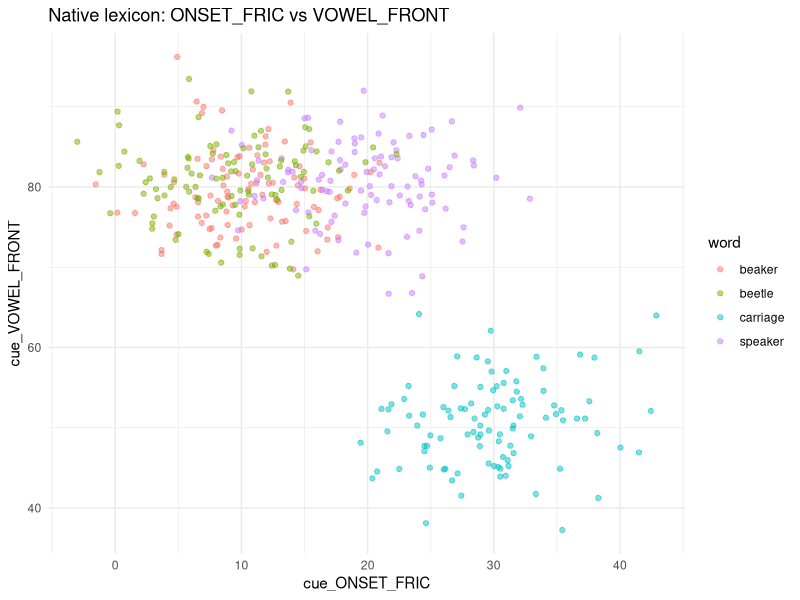
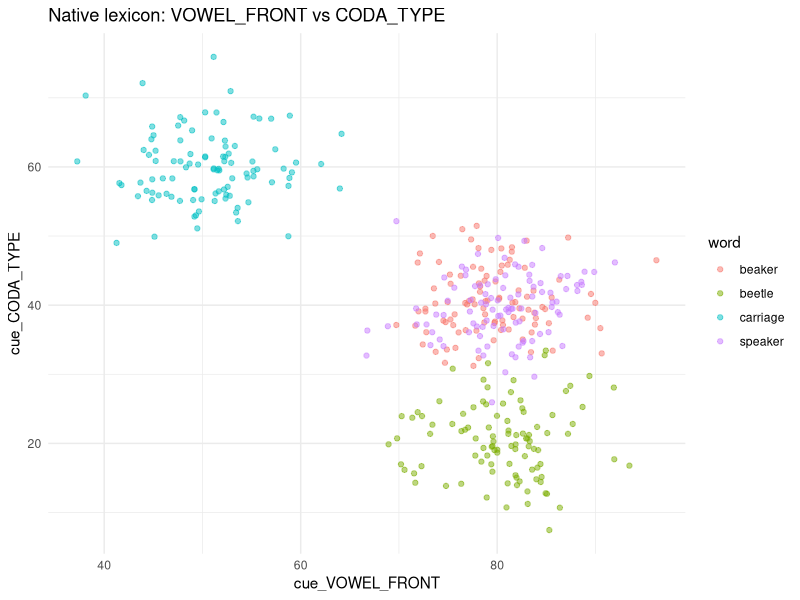
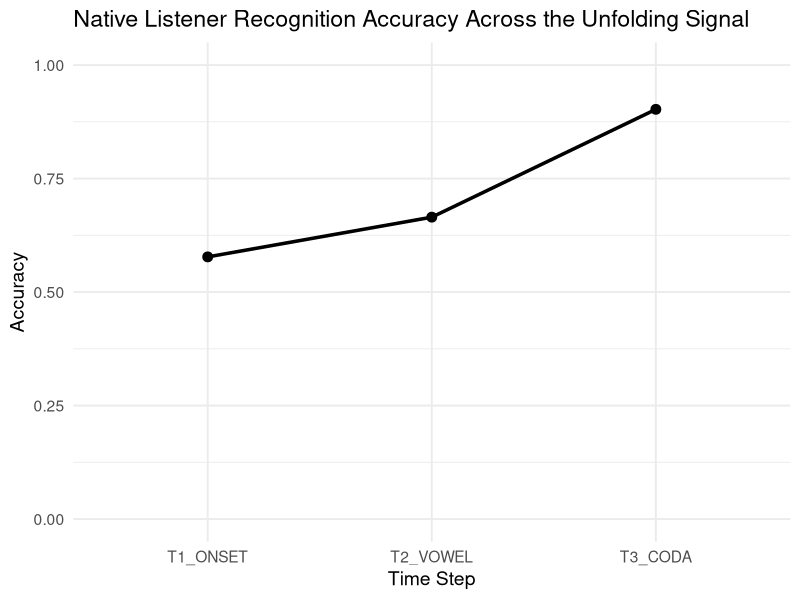
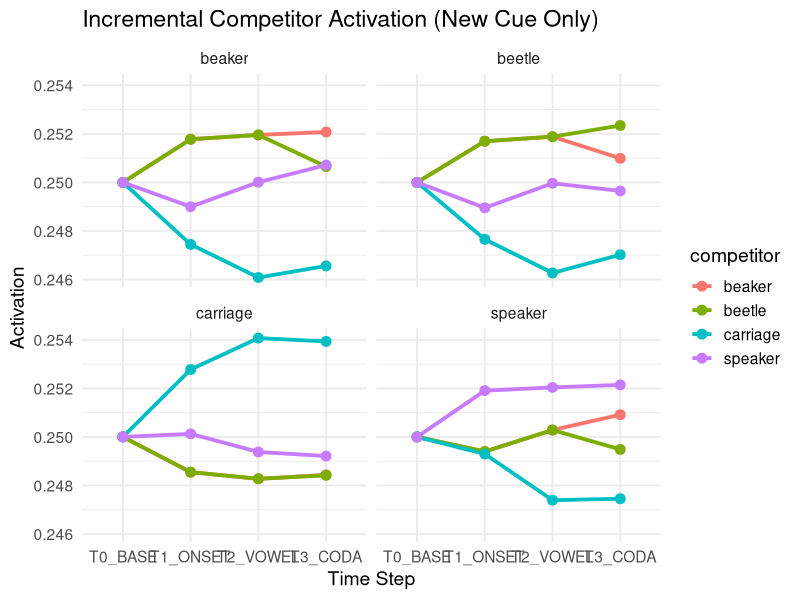
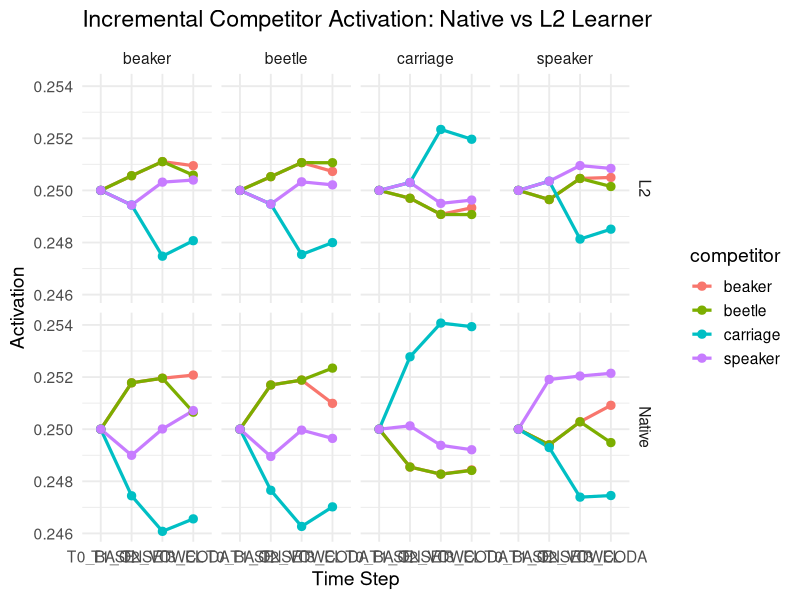
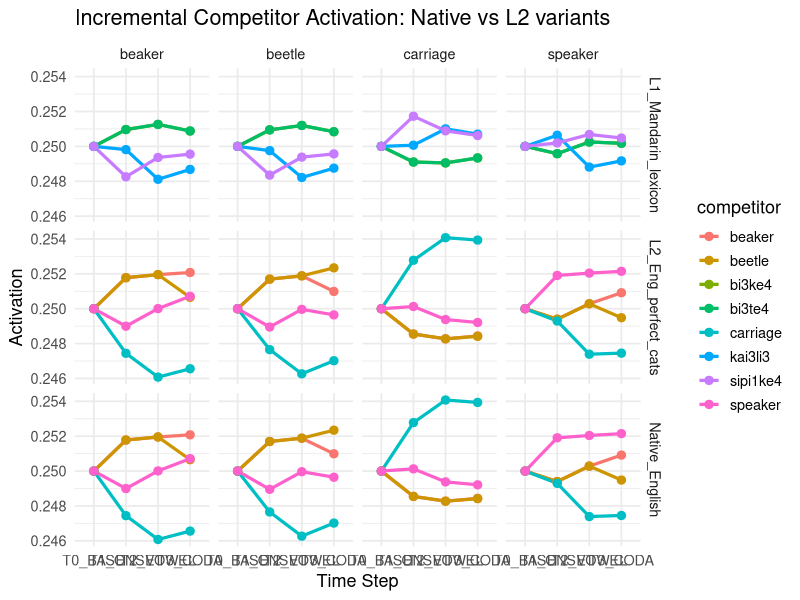

R code for these plots, in order: (Note: a time limit stopped this script after it produced the figures.)
## ---- chunk 1



## ---- chunk 2
library(tibble)
library(purrr)
library(dplyr)
library(ggplot2)


# --- Block 1: Native-English Lexicon for beaker / speaker / beetle / carriage ---

# Words in the lexicon
lex_words <- c("beaker", "speaker", "beetle", "carriage")

# Cue means for the *native* environment
cue_means_native <- list(
  ONSET_FRIC = c(  # presence/strength of /s/-like frication at onset
    beaker   = 10,
    speaker  = 20,
    beetle   = 10,
    carriage = 30
  ),
  VOWEL_FRONT = c( # vowel frontness/height (e.g., F2-ish)
    beaker   = 80,  # /i/
    speaker  = 80,  # /i/
    beetle   = 80,  # /i/
    carriage = 50   # /æ/ish
  ),
  CODA_TYPE = c(   # abstract scalar for coda identity
    beaker   = 40,  # /kər/
    speaker  = 40,  # /kər/
    beetle   = 20,  # /təl/
    carriage = 60   # /dʒ/
  )
)

# Cue standard deviations (how variable tokens are around their means)
cue_sds_native <- list(
  ONSET_FRIC = c(
    beaker   = 5,
    speaker  = 5,
    beetle   = 5,
    carriage = 5
  ),
  VOWEL_FRONT = c(
    beaker   = 5,
    speaker  = 5,
    beetle   = 5,
    carriage = 5
  ),
  CODA_TYPE = c(
    beaker   = 5,
    speaker  = 5,
    beetle   = 5,
    carriage = 5
  )
)

# Helper to sample tokens for one word across all cues
sample_word_tokens <- function(word, n_tokens, cue_means, cue_sds) {
  w <- as.character(word)  # make sure it's a plain string
  
  tibble(
    word = w,
    cue_ONSET_FRIC = rnorm(
      n_tokens,
      mean = cue_means$ONSET_FRIC[w],
      sd   = cue_sds$ONSET_FRIC[w]
    ),
    cue_VOWEL_FRONT = rnorm(
      n_tokens,
      mean = cue_means$VOWEL_FRONT[w],
      sd   = cue_sds$VOWEL_FRONT[w]
    ),
    cue_CODA_TYPE = rnorm(
      n_tokens,
      mean = cue_means$CODA_TYPE[w],
      sd   = cue_sds$CODA_TYPE[w]
    )
  )
}

# Main function: generate native lexicon
make_beaker_lexicon_native <- function(n_tokens_per_word = 100, seed = NULL) {
  if (!is.null(seed)) set.seed(seed)
  
  lex <- map_dfr(
    lex_words,
    ~sample_word_tokens(.x, n_tokens_per_word, cue_means_native, cue_sds_native)
  )
  
  lex$id <- seq_len(nrow(lex))  # optional unique ID per token
  
  lex
}

# Example: build a native lexicon
lex_native <- make_beaker_lexicon_native(n_tokens_per_word = 100, seed = 123)

head(lex_native)
View(lex_native)
## ---- chunk 3


ggplot(lex_native, aes(cue_ONSET_FRIC, cue_VOWEL_FRONT, color = word)) +
  geom_point(alpha = 0.5) +
  theme_minimal() +
  labs(title = "Native lexicon: ONSET_FRIC vs VOWEL_FRONT")

ggplot(lex_native, aes(cue_VOWEL_FRONT, cue_CODA_TYPE, color = word)) +
  geom_point(alpha = 0.5) +
  theme_minimal() +
  labs(title = "Native lexicon: VOWEL_FRONT vs CODA_TYPE")

## ---- chunk 4

library(dplyr)
library(purrr)

# --- Block 2: Define the time schedule over cues ---

# Each time_step maps to the cue_* columns that are available at that time.
# You can add more cues later (e.g., "cue_SOMETHING_ELSE") and include them in the vectors.
time_schedule <- list(
  T1_ONSET = c("cue_ONSET_FRIC"),
  T2_VOWEL = c("cue_ONSET_FRIC", "cue_VOWEL_FRONT"),
  T3_CODA  = c("cue_ONSET_FRIC", "cue_VOWEL_FRONT", "cue_CODA_TYPE")
)

# --- Helper: expand a lexicon into time-stamped snapshots with masked cues ---

expand_lexicon_over_time <- function(lex_df, time_schedule) {
  # detect all cue columns generically
  cue_cols <- grep("^cue_", names(lex_df), value = TRUE)
  
  # for each time step, create a version of lex_df with only some cues visible
  imap_dfr(time_schedule, ~{
    step_name <- .y        # e.g. "T1_ONSET"
    visible_cues <- .x     # e.g. c("cue_ONSET_FRIC", "cue_VOWEL_FRONT")
    
    lex_step <- lex_df
    lex_step$time_step <- step_name
    
    # any cue not in visible_cues is hidden (set to NA)
    mask_cols <- setdiff(cue_cols, visible_cues)
    lex_step[mask_cols] <- lapply(lex_step[mask_cols], function(x) NA_real_)
    
    lex_step
  })
}

# --- Apply to your native lexicon from Block 1 ---

# assumes you already have lex_native from Block 1
# lex_native <- make_beaker_lexicon_native(n_tokens_per_word = 100, seed = 123)

lex_native_time <- expand_lexicon_over_time(lex_native, time_schedule)

head(lex_native_time)

View(lex_native_time)
## ---- chunk 5
define_learner_priors_beaker <- function(
  words = lex_words,
  cues  = c("ONSET_FRIC", "VOWEL_FRONT", "CODA_TYPE"),
  cue_means = cue_means_native,
  cue_sds   = cue_sds_native
) {
  prior_list <- list()
  
  for (cue in cues) {
    # for this cue, create a named list of (mean, sd) per word
    cue_priors <- setNames(
      lapply(words, function(w) {
        list(
          mean = cue_means[[cue]][[w]],
          sd   = cue_sds[[cue]][[w]]
        )
      }),
      words
    )
    prior_list[[cue]] <- cue_priors
  }
  
  prior_list
}

# Label map: each word maps 1:1 to its own internal category
make_identity_label_map <- function(words) {
  setNames(
    lapply(words, function(w) {
      # internal category name same as word, weight 1
      setNames(1, w)
    }),
    words
  )
}


init_learner_beaker_native <- function(
  priors,
  attention = NULL,
  learning_rate = 0,   # 0 = static, no learning
  beta = 0
) {
  # infer cues & words from priors
  cue_names <- names(priors)
  words <- names(priors[[1]])
  
  # default: equal attention over cues if not provided
  if (is.null(attention)) {
    attention <- setNames(rep(1 / length(cue_names), length(cue_names)), cue_names)
  }
  
  # empty history structure (optional but useful)
  empty_history <- data.frame(
    trial        = integer(),
    pred         = character(),
    true         = character(),
    correct      = logical(),
    accuracy_num = numeric(),
    env          = character(),
    stringsAsFactors = FALSE
  )
  
  # add cue_ and attention_ columns to history
  for (cue in cue_names) {
    empty_history[[paste0("cue_", cue)]]       <- numeric()
    empty_history[[paste0("attention_", cue)]] <- numeric()
  }
  
  learner <- list(
    attention       = attention,
    learning_rate   = learning_rate,
    beta            = beta,
    categories      = priors,
    label_map       = make_identity_label_map(words),
    history         = empty_history,
    recent_accuracy = numeric(),
    # stub params, in case you ever reuse update_learner_general()
    explore_rate    = 0,
    update_rigidity = 1,
    adapt_threshold = 0
  )
  
  learner
}


priors_native <- define_learner_priors_beaker()
str(priors_native, max.level = 2)
## ---- chunk 6
# Define native priors from Block 1 cue means
priors_native <- define_learner_priors_beaker()

# Example attention: equal over cues for now
attention_native <- c(
  ONSET_FRIC  = 1/3,
  VOWEL_FRONT = 1/3,
  CODA_TYPE   = 1/3
)

learner_native <- init_learner_beaker_native(
  priors    = priors_native,
  attention = attention_native,
  learning_rate = 0,  # static listener (no adaptation)
  beta = 0
)

str(learner_native, max.level = 2)
## ---- chunk 7
# --- Simple static recognizer: likelihood + prediction ---

gauss_likelihood <- function(x, mean, sd) {
  dnorm(x, mean = mean, sd = sd)
}

`%||%` <- function(a, b) if (!is.null(a)) a else b

predict_label_general <- function(learner, cue_values) {
  cue_names <- names(cue_values)
  scores <- list()  # category-level scores
  
  # 1. Accumulate evidence for each internal category
  for (cue in cue_names) {
    if (!is.na(cue_values[[cue]]) && cue %in% names(learner$categories)) {
      for (cat in names(learner$categories[[cue]])) {
        cat_info <- learner$categories[[cue]][[cat]]
        lik <- gauss_likelihood(cue_values[[cue]], cat_info$mean, cat_info$sd)
        scores[[cat]] <- (scores[[cat]] %||% 0) +
          learner$attention[[cue]] * log(lik + 1e-10)
      }
    }
  }
  
  # 2. Map category scores to word labels using label_map
  label_scores <- setNames(
    numeric(length(learner$label_map)),
    names(learner$label_map)
  )
  
  for (label in names(label_scores)) {
    for (cat in names(learner$label_map[[label]])) {
      if (!is.null(scores[[cat]])) {
        label_scores[label] <- label_scores[label] +
          learner$label_map[[label]][[cat]] * scores[[cat]]
      }
    }
  }
  
  # 3. Return the best label
  names(which.max(label_scores))
}
## ---- chunk 8
# --- Quick test: predict for one token at T1 and T3 ---

# Take one example token at each time step
example_T1 <- lex_native_time %>%
  dplyr::filter(time_step == "T1_ONSET") %>%
  dplyr::slice(1)

example_T3 <- lex_native_time %>%
  dplyr::filter(time_step == "T3_CODA") %>%
  dplyr::slice(1)

# Build cue_values lists with names matching learner$categories
cue_values_T1 <- list(
  ONSET_FRIC  = example_T1$cue_ONSET_FRIC,
  VOWEL_FRONT = example_T1$cue_VOWEL_FRONT,  # will be NA at T1
  CODA_TYPE   = example_T1$cue_CODA_TYPE     # NA at T1
)

cue_values_T3 <- list(
  ONSET_FRIC  = example_T3$cue_ONSET_FRIC,
  VOWEL_FRONT = example_T3$cue_VOWEL_FRONT,
  CODA_TYPE   = example_T3$cue_CODA_TYPE
)

# Model predictions
predict_label_general(learner_native, cue_values_T1)
predict_label_general(learner_native, cue_values_T3)
## ---- chunk 9

# --- Block 4: Evaluate native listener over unfolding cues ---

# Helper: convert tibble row to a cue-value list
extract_cue_values <- function(row) {
  cue_cols <- grep("^cue_", names(row), value = TRUE)
  x <- as.list(row[cue_cols])
  
  # strip "cue_" prefix → learner expects names like "ONSET_FRIC"
  names(x) <- gsub("^cue_", "", names(x))
  
  x
}

# Apply predict_label_general to every token
evaluate_lexicon <- function(learner, lex_df) {
  lex_df %>%
    rowwise() %>%
    mutate(
      pred = predict_label_general(
        learner,
        extract_cue_values(cur_data())
      ),
      correct = pred == word,
      accuracy_num = as.numeric(correct)
    ) %>%
    ungroup()
}

# Run it
lex_eval <- evaluate_lexicon(learner_native, lex_native_time)

head(lex_eval)



## ---- chunk 10

accuracy_by_time <- lex_eval %>%
  group_by(time_step) %>%
  summarize(accuracy = mean(accuracy_num), .groups = "drop")

accuracy_by_time

## ---- chunk 11
ggplot(accuracy_by_time, aes(x = time_step, y = accuracy, group = 1)) +
  geom_line(size = 1.2) +
  geom_point(size = 3) +
  ylim(0, 1) +
  theme_minimal(base_size = 14) +
  labs(
    title = "Native Listener Recognition Accuracy Across the Unfolding Signal",
    x = "Time Step",
    y = "Accuracy"
  )



## ---- chunk 12
library(tidyr)

# ============================================================
# Block 5 — Incremental Activation (TRACE-lite model)
# ============================================================

library(dplyr)
library(tidyr)
library(purrr)

# ---- 5A. Identify which cue is added at each time step ----

new_cue_for_step <- function(time_step, time_schedule) {
  this <- time_schedule[[time_step]]
  
  # find previous step's visible cues
  steps <- names(time_schedule)
  idx <- match(time_step, steps)
  
  if (idx == 1) {
    previous <- character(0)
  } else {
    previous <- time_schedule[[steps[idx - 1]]]
  }
  
  setdiff(this, previous)
}

cue_unveil <- map_chr(names(time_schedule), ~ new_cue_for_step(.x, time_schedule))
cue_unveil

compute_newcue_evidence <- function(learner, token_row, new_cue) {
  
  cue_value <- token_row[[new_cue]]
  
  # If masked → uniform evidence
  if (is.na(cue_value)) {
    words <- names(learner$label_map)
    return(setNames(rep(1 / length(words), length(words)), words))
  }
  
  cue_clean <- sub("^cue_", "", new_cue)
  
  liks <- map_dbl(learner$categories[[cue_clean]], function(cat_info) {
    dnorm(cue_value, mean = cat_info$mean, sd = cat_info$sd)
  })
  
  softmax <- function(x) exp(x) / sum(exp(x))
  softmax(liks)
}

update_activation <- function(prev, new, alpha = 0.3) {
  (1 - alpha) * prev + alpha * new
}

compute_incremental_activations <- function(learner, lex_df, alpha = 0.3) {
  
  words <- names(learner$label_map)
  steps <- names(time_schedule)
  
  out <- list()
  
  for (i in seq_len(nrow(lex_df))) {
    token <- lex_df[i, ]
    true_word <- token$word
    tid <- token$id
    
    # start uniform (nothing heard yet)
    prev_act <- setNames(rep(1 / length(words), length(words)), words)
    
    # ---------- NEW: T0 baseline row ----------
    out[[length(out) + 1]] <- tibble(
      word       = true_word,
      token_id   = tid,
      time_step  = "T0_BASE",
      competitor = names(prev_act),
      activation = as.numeric(prev_act)
    )
    # ------------------------------------------
    
    for (s in steps) {
      # find the cue that "unlocks" at this time step
      newcue_col <- new_cue_for_step(s, time_schedule)
      
      # compute new evidence
      ev <- compute_newcue_evidence(learner, token, newcue_col)
      
      # blend incremental activation
      updated <- update_activation(prev_act, ev, alpha = alpha)
      
      # store row
      out[[length(out) + 1]] <- tibble(
        word       = true_word,
        token_id   = tid,
        time_step  = s,
        competitor = names(updated),
        activation = as.numeric(updated)
      )
      
      prev_act <- updated
    }
  }
  
  bind_rows(out)
}

# Run it
activations_native <- compute_incremental_activations(
  learner = learner_native,
  lex_df = lex_native_time,
  alpha = 0.3
)

head(activations_native)
## ---- chunk 13

activ_summary <- activations_native %>%
  group_by(word, time_step, competitor) %>%
  summarize(mean_act = mean(activation), .groups = "drop")

ggplot(
  activ_summary,
  aes(x = time_step, y = mean_act, color = competitor, group = competitor)
) +
  geom_line(size = 1.3) +
  geom_point(size = 3) +
  theme_minimal(base_size = 14) +
  labs(
    title = "Incremental Competitor Activation (New Cue Only)",
    x = "Time Step",
    y = "Activation"
  )+facet_wrap(word~.)


## ---- chunk 14
# ============================================================
# Block 6 — Non-native learner & comparison
# ============================================================

# ---- 6A. Define L2 priors (noisier / less informative) ----

# Start from native means and tweak
cue_means_L2 <- cue_means_native

# Make onset frication less diagnostic for /s/
# (beaker & speaker closer; carriage not as extreme)
cue_means_L2$ONSET_FRIC["beaker"]   <- 15
cue_means_L2$ONSET_FRIC["speaker"]  <- 18
cue_means_L2$ONSET_FRIC["beetle"]   <- 15
cue_means_L2$ONSET_FRIC["carriage"] <- 18

# Make coda cues noisier (L2 listener struggles with final consonant)
cue_sds_L2 <- cue_sds_native
cue_sds_L2$CODA_TYPE[] <- 15  # big variance for all words

# Build L2 priors with these means/SDs
priors_L2 <- define_learner_priors_beaker(
  words    = lex_words,
  cues     = c("ONSET_FRIC", "VOWEL_FRONT", "CODA_TYPE"),
  cue_means = cue_means_L2,
  cue_sds   = cue_sds_L2
)

# ---- 6B. L2 learner: attention profile different from native ----

attention_L2 <- c(
  ONSET_FRIC  = 0.2,  # pays *less* attention to onset
  VOWEL_FRONT = 0.6,  # over-relies on vowel
  CODA_TYPE   = 0.2   # under-uses coda
)

learner_L2 <- init_learner_beaker_native(
  priors    = priors_L2,
  attention = attention_L2,
  learning_rate = 0,  # still static
  beta = 0
)

# ---- 6C. Compute incremental activations for L2 learner ----

activations_L2 <- compute_incremental_activations(
  learner = learner_L2,
  lex_df  = lex_native_time,
  alpha   = 0.3
)

# Tag each set with learner type
activations_native <- activations_native %>%
  mutate(learner = "Native")

activations_L2 <- activations_L2 %>%
  mutate(learner = "L2")

activ_all <- bind_rows(activations_native, activations_L2)

# ---- 6D. Summarize and plot comparison ----

activ_summary_all <- activ_all %>%
  group_by(learner, word, time_step, competitor) %>%
  summarize(mean_act = mean(activation), .groups = "drop")

ggplot(
  activ_summary_all,
  aes(x = time_step, y = mean_act, color = competitor, group = competitor)
) +
  geom_line(size = 1.1) +
  geom_point(size = 2.5) +
  theme_minimal(base_size = 14) +
  labs(
    title = "Incremental Competitor Activation: Native vs L2 Learner",
    x = "Time Step",
    y = "Activation"
  ) +
  facet_grid(learner ~ word)
## ---- chunk 15
# ============================================================
# Block 6 — Two L2 learner types and comparison
# ============================================================

# ---- 6A. L2-English: perfect categories, bad vowel attention ----

# Same priors as native (perfect categories)
# -> we reuse `priors_native`

attention_L2_Eng <- c(
  ONSET_FRIC  = 0.45,  # over-weights onset
  VOWEL_FRONT = 0.10,  # under-uses vowel
  CODA_TYPE   = 0.45   # over-weights coda
)

learner_L2_Eng <- init_learner_beaker_native(
  priors        = priors_native,
  attention     = attention_L2_Eng,
  learning_rate = 0,
  beta          = 0
)

activations_L2_Eng <- compute_incremental_activations(
  learner = learner_L2_Eng,
  lex_df  = lex_native_time,
  alpha   = 0.3
)


# ---- 6B. Mandarin-lexicon listener (Mandarin-ish forms) ----

# Internal lexicon: plausible Mandarin-style forms
mandarin_words <- c("bi3ke4", "sipi1ke4", "bi3te4", "kai3li3")

# Mandarin-shaped cue means (still in your abstract cue space)
cue_means_mandarin <- list(
  ONSET_FRIC = c(
    bi3ke4   = 12,  # ~b-
    sipi1ke4 = 25,  # s+p cluster-ish
    bi3te4   = 12,
    kai3li3  = 18
  ),
  VOWEL_FRONT = c(
    bi3ke4   = 78,  # high/front-ish
    sipi1ke4 = 78,
    bi3te4   = 78,
    kai3li3  = 60   # lower/more central
  ),
  CODA_TYPE = c(
    bi3ke4   = 35,
    sipi1ke4 = 35,
    bi3te4   = 35,
    kai3li3  = 35   # collapsed: no strong coda contrast
  )
)

cue_sds_mandarin <- list(
  ONSET_FRIC = c(
    bi3ke4   = 7,
    sipi1ke4 = 7,
    bi3te4   = 7,
    kai3li3  = 7
  ),
  VOWEL_FRONT = c(
    bi3ke4   = 6,
    sipi1ke4 = 6,
    bi3te4   = 6,
    kai3li3  = 8
  ),
  CODA_TYPE = c(
    bi3ke4   = 20,
    sipi1ke4 = 20,
    bi3te4   = 20,
    kai3li3  = 20    # very noisy codas
  )
)

priors_mandarin <- define_learner_priors_beaker(
  words     = mandarin_words,
  cues      = c("ONSET_FRIC", "VOWEL_FRONT", "CODA_TYPE"),
  cue_means = cue_means_mandarin,
  cue_sds   = cue_sds_mandarin
)

attention_mandarin <- c(
  ONSET_FRIC  = 0.4,
  VOWEL_FRONT = 0.4,
  CODA_TYPE   = 0.2
)

learner_mandarin <- init_learner_beaker_native(
  priors        = priors_mandarin,
  attention     = attention_mandarin,
  learning_rate = 0,
  beta          = 0
)

activations_mandarin <- compute_incremental_activations(
  learner = learner_mandarin,
  lex_df  = lex_native_time,  # English tokens as input
  alpha   = 0.3
)


# ---- 6C. Combine all learners and plot ----

activations_native_labeled <- activations_native %>%
  mutate(learner = "Native_English")

activations_L2_Eng_labeled <- activations_L2_Eng %>%
  mutate(learner = "L2_Eng_perfect_cats")

activations_mandarin_labeled <- activations_mandarin %>%
  mutate(learner = "L1_Mandarin_lexicon")

activ_all <- bind_rows(
  activations_native_labeled,
  activations_L2_Eng_labeled,
  activations_mandarin_labeled
)

activ_summary_all <- activ_all %>%
  mutate(
    time_step = factor(
      time_step,
      levels = c("T0_BASE", names(time_schedule))
    )
  ) %>%
  group_by(learner, word, time_step, competitor) %>%
  summarize(mean_act = mean(activation), .groups = "drop")

ggplot(
  activ_summary_all,
  aes(x = time_step, y = mean_act, color = competitor, group = competitor)
) +
  geom_line(size = 1.1) +
  geom_point(size = 2.5) +
  theme_minimal(base_size = 13) +
  labs(
    title = "Incremental Competitor Activation: Native vs L2 variants",
    x = "Time Step",
    y = "Activation"
  ) +
  facet_grid(learner ~ word)

## ---- chunk 16
# ------------------------------------------------------------
# 6B. L2 type 2: Mandarin lexical entries (no English words)
# ------------------------------------------------------------

# Internal lexicon: pretend the learner only has these Mandarin words
mandarin_words <- c("zhou1", "jiu1", "qiu1", "shou1")

# For now, reuse the *numeric* cue means/SDs, but assign them to Mandarin labels.
# You can later tweak these to be more Mandarin-like.
cue_means_Mandarin <- list(
  ONSET_FRIC = setNames(
    as.numeric(cue_means_native$ONSET_FRIC),
    mandarin_words
  ),
  VOWEL_FRONT = setNames(
    as.numeric(cue_means_native$VOWEL_FRONT),
    mandarin_words
  ),
  CODA_TYPE = setNames(
    as.numeric(cue_means_native$CODA_TYPE),
    mandarin_words
  )
)

cue_sds_Mandarin <- list(
  ONSET_FRIC = setNames(
    as.numeric(cue_sds_native$ONSET_FRIC),
    mandarin_words
  ),
  VOWEL_FRONT = setNames(
    as.numeric(cue_sds_native$VOWEL_FRONT),
    mandarin_words
  ),
  CODA_TYPE = setNames(
    as.numeric(cue_sds_native$CODA_TYPE),
    mandarin_words
  )
)

# Optionally: make these categories a bit "messed up"
# e.g., more overlap and noisier codas
cue_means_Mandarin$ONSET_FRIC[] <- mean(cue_means_Mandarin$ONSET_FRIC)  # collapse onset
cue_sds_Mandarin$CODA_TYPE[]    <- 15                                   # noisy codas

# Define priors for Mandarin lexicon
define_learner_priors_mandarin <- function(
  words = mandarin_words,
  cues  = c("ONSET_FRIC", "VOWEL_FRONT", "CODA_TYPE"),
  cue_means = cue_means_Mandarin,
  cue_sds   = cue_sds_Mandarin
) {
  prior_list <- list()
  
  for (cue in cues) {
    cue_priors <- setNames(
      lapply(words, function(w) {
        list(
          mean = cue_means[[cue]][[w]],
          sd   = cue_sds[[cue]][[w]]
        )
      }),
      words
    )
    prior_list[[cue]] <- cue_priors
  }
  
  prior_list
}

priors_Mandarin <- define_learner_priors_mandarin()

# Attention for Mandarin learner (you can tune this)
attention_Mandarin <- c(
  ONSET_FRIC  = 0.3,
  VOWEL_FRONT = 0.4,
  CODA_TYPE   = 0.3
)

learner_L2_Mandarin <- init_learner_beaker_native(
  priors        = priors_Mandarin,
  attention     = attention_Mandarin,
  learning_rate = 0,
  beta          = 0
)

# Incremental activations (note: competitor = Mandarin words)
activations_L2_Mandarin <- compute_incremental_activations(
  learner = learner_L2_Mandarin,
  lex_df  = lex_native_time,
  alpha   = 0.3
) %>%
  mutate(learner = "L2_Mandarin")

# Combine with native for comparison
activ_all_2 <- bind_rows(activations_native_tagged, activations_L2_Mandarin)

activ_summary_2 <- activ_all_2 %>%
  group_by(learner, word, time_step, competitor) %>%
  summarize(mean_act = mean(activation), .groups = "drop")

ggplot(
  activ_summary_2,
  aes(x = time_step, y = mean_act, color = competitor, group = competitor)
) +
  geom_line(size = 1.1) +
  geom_point(size = 2.5) +
  theme_minimal(base_size = 14) +
  labs(
    title = "Incremental Activation: Native English vs L2 with Mandarin Lexicon",
    x = "Time Step",
    y = "Activation"
  ) +
  facet_grid(learner ~ word)


## ---- chunk 17
# ============================================================
# Block 7 — Mandarin tonal words: English vs Native Mandarin
# ============================================================

# Idea:
# - New lexicon: Mandarin-style minimal set differing mainly in "tone"
#   We reuse CODA_TYPE as a "TONE" dimension here.
# - Same 3 cues:
#   ONSET_FRIC  ~ onset-ish
#   VOWEL_FRONT ~ segmental vowel quality
#   CODA_TYPE   ~ TONE (late, most informative cue)
#
# - lex_mand_time: Mandarin tokens unfolding over T1 (onset), T2 (vowel),
#                  T3 (tone-as-coda).
# - Two listeners:
#   (1) English listener on Mandarin words: under-uses tone.
#   (2) Native Mandarin listener: strongly uses tone.

# ---- 7A. Define Mandarin tonal lexicon in cue space ----

mand_words <- c("bi1", "bi2", "bi3", "bi4")

cue_means_mand_tone <- list(
  ONSET_FRIC = c(
    bi1 = 10,
    bi2 = 10,
    bi3 = 10,
    bi4 = 10    # same onset across tones
  ),
  VOWEL_FRONT = c(
    bi1 = 80,
    bi2 = 80,
    bi3 = 80,
    bi4 = 80    # same segmental vowel
  ),
  CODA_TYPE = c(
    bi1 = 20,   # use this as a "tone" cue
    bi2 = 40,
    bi3 = 60,
    bi4 = 80
  )
)

cue_sds_mand_tone <- list(
  ONSET_FRIC = c(
    bi1 = 5,
    bi2 = 5,
    bi3 = 5,
    bi4 = 5
  ),
  VOWEL_FRONT = c(
    bi1 = 5,
    bi2 = 5,
    bi3 = 5,
    bi4 = 5
  ),
  CODA_TYPE = c(
    bi1 = 5,
    bi2 = 5,
    bi3 = 5,
    bi4 = 5
  )
)

# Build Mandarin tonal lexicon using the same sampler
make_mandarin_tone_lexicon <- function(n_tokens_per_word = 100, seed = NULL) {
  if (!is.null(seed)) set.seed(seed)
  
  lex <- map_dfr(
    mand_words,
    ~sample_word_tokens(.x, n_tokens_per_word,
                        cue_means = cue_means_mand_tone,
                        cue_sds   = cue_sds_mand_tone)
  )
  lex$id <- seq_len(nrow(lex))
  lex
}

lex_mand <- make_mandarin_tone_lexicon(n_tokens_per_word = 100, seed = 456)

lex_mand_time <- expand_lexicon_over_time(lex_mand, time_schedule)

# Optional quick sanity check:
# head(lex_mand_time)


# ---- 7B. Native Mandarin listener: strong tone use ----

priors_mand_native <- define_learner_priors_beaker(
  words     = mand_words,
  cues      = c("ONSET_FRIC", "VOWEL_FRONT", "CODA_TYPE"),
  cue_means = cue_means_mand_tone,
  cue_sds   = cue_sds_mand_tone
)

attention_mand_native <- c(
  ONSET_FRIC  = 0.2,
  VOWEL_FRONT = 0.2,
  CODA_TYPE   = 0.6   # tone-weighted
)

learner_mand_native <- init_learner_beaker_native(
  priors        = priors_mand_native,
  attention     = attention_mand_native,
  learning_rate = 0,
  beta          = 0
)

activ_mand_native <- compute_incremental_activations(
  learner = learner_mand_native,
  lex_df  = lex_mand_time,
  alpha   = 0.3
) %>%
  mutate(learner = "Mandarin_native")


# ---- 7C. English listener on Mandarin words: weak tone use ----

# Here: same *means* (they hear acoustic differences),
# but they don't treat "tone" as a stable linguistic cue:
#   - Tone dimension very noisy
#   - Very low attention to CODA_TYPE

cue_means_Eng_on_Mand <- cue_means_mand_tone

cue_sds_Eng_on_Mand <- cue_sds_mand_tone
cue_sds_Eng_on_Mand$CODA_TYPE[] <- 25  # very noisy tone estimates

priors_Eng_on_Mand <- define_learner_priors_beaker(
  words     = mand_words,
  cues      = c("ONSET_FRIC", "VOWEL_FRONT", "CODA_TYPE"),
  cue_means = cue_means_Eng_on_Mand,
  cue_sds   = cue_sds_Eng_on_Mand
)

attention_Eng_on_Mand <- c(
  ONSET_FRIC  = 0.45,
  VOWEL_FRONT = 0.45,
  CODA_TYPE   = 0.10  # heavily under-weights tone
)

learner_Eng_on_Mand <- init_learner_beaker_native(
  priors        = priors_Eng_on_Mand,
  attention     = attention_Eng_on_Mand,
  learning_rate = 0,
  beta          = 0
)

activ_Eng_on_Mand <- compute_incremental_activations(
  learner = learner_Eng_on_Mand,
  lex_df  = lex_mand_time,
  alpha   = 0.3
) %>%
  mutate(learner = "English_listener_on_Mandarin")


# ---- 7D. Summarize & plot Mandarin tonal competition ----

activ_mand_all <- bind_rows(
  activ_mand_native,
  activ_Eng_on_Mand
)

activ_mand_summary <- activ_mand_all %>%
  mutate(
    time_step = factor(
      time_step,
      levels = c("T0_BASE", names(time_schedule))
    )
  ) %>%
  group_by(learner, word, time_step, competitor) %>%
  summarize(mean_act = mean(activation), .groups = "drop")

ggplot(
  activ_mand_summary,
  aes(x = time_step, y = mean_act, color = competitor, group = competitor)
) +
  geom_line(size = 1.1) +
  geom_point(size = 2.5) +
  theme_minimal(base_size = 13) +
  labs(
    title = "Mandarin Tonal Words: English vs Native Mandarin Listener",
    x = "Time Step",
    y = "Activation"
  ) +
  facet_grid(learner ~ word)





## ---- chunk 18
# ============================================================
# Block 7 — Mandarin-like tone lexicon & multiple learners
# ============================================================

library(dplyr)
library(tidyr)
library(purrr)
library(ggplot2)

# ------------------------------------------------------------
# 7A. Mandarin-like lexicon (tone as "vowel" / F0 dimension)
# ------------------------------------------------------------

mand_words <- c("bi1ke4", "bi2ke4", "bi3ke4", "bi4ke4")

# Only VOWEL_FRONT (F0-ish) is truly diagnostic.
# ONSET_FRIC and CODA_TYPE are basically constant placeholders.
cue_means_mand <- list(
  ONSET_FRIC = c(
    bi1ke4 = 10,
    bi2ke4 = 10,
    bi3ke4 = 10,
    bi4ke4 = 10
  ),
  VOWEL_FRONT = c(   # this is doing the tone work
    bi1ke4 = 80,
    bi2ke4 = 60,
    bi3ke4 = 40,
    bi4ke4 = 20
  ),
  CODA_TYPE = c(
    bi1ke4 = 40,
    bi2ke4 = 40,
    bi3ke4 = 40,
    bi4ke4 = 40
  )
)

cue_sds_mand <- list(
  ONSET_FRIC = c(
    bi1ke4 = 5,
    bi2ke4 = 5,
    bi3ke4 = 5,
    bi4ke4 = 5
  ),
  VOWEL_FRONT = c(
    bi1ke4 = 5,
    bi2ke4 = 5,
    bi3ke4 = 5,
    bi4ke4 = 5
  ),
  CODA_TYPE = c(
    bi1ke4 = 5,
    bi2ke4 = 5,
    bi3ke4 = 5,
    bi4ke4 = 5
  )
)

# Use your existing sampling helper
make_mand_lexicon <- function(n_tokens_per_word = 100, seed = NULL) {
  if (!is.null(seed)) set.seed(seed)
  lex <- map_dfr(
    mand_words,
    ~sample_word_tokens(.x, n_tokens_per_word, cue_means_mand, cue_sds_mand)
  )
  lex$id <- seq_len(nrow(lex))
  lex
}

lex_mand <- make_mand_lexicon(n_tokens_per_word = 100, seed = 2025)

# Re-use your time_schedule + masking logic
lex_mand_time <- expand_lexicon_over_time(lex_mand, time_schedule)

# Small sanity plots
ggplot(lex_mand, aes(cue_VOWEL_FRONT, fill = word)) +
  geom_density(alpha = 0.4) +
  theme_minimal() +
  labs(
    title = "Mandarin-like lexicon: tone-ish VOWEL_FRONT distributions",
    x = "VOWEL_FRONT (F0-ish)",
    y = "Density"
  )

# ------------------------------------------------------------
# 7B. Priors helper for Mandarin lexicon
# (re-using beaker-style prior builder)
# ------------------------------------------------------------

define_learner_priors_mand <- function(
  words    = mand_words,
  cues     = c("ONSET_FRIC", "VOWEL_FRONT", "CODA_TYPE"),
  cue_means = cue_means_mand,
  cue_sds   = cue_sds_mand
) {
  define_learner_priors_beaker(
    words    = words,
    cues     = cues,
    cue_means = cue_means,
    cue_sds   = cue_sds
  )
}

cues_mand <- c("ONSET_FRIC", "VOWEL_FRONT", "CODA_TYPE")

# ------------------------------------------------------------
# 7C. Native Mandarin listener (baseline)
# ------------------------------------------------------------

priors_native_mand <- define_learner_priors_mand(
  words     = mand_words,
  cues      = cues_mand,
  cue_means = cue_means_mand,
  cue_sds   = cue_sds_mand
)

attention_native_mand <- c(
  ONSET_FRIC  = 0.1,
  VOWEL_FRONT = 0.8,  # heavily tone/F0-driven
  CODA_TYPE   = 0.1
)

learner_native_mand <- init_learner_beaker_native(
  priors    = priors_native_mand,
  attention = attention_native_mand,
  learning_rate = 0,
  beta = 0
)

activ_native_mand <- compute_incremental_activations(
  learner = learner_native_mand,
  lex_df  = lex_mand_time,
  alpha   = 0.3
) %>%
  mutate(learner = "Native_Mandarin")

# ------------------------------------------------------------
# 7D. L2 profile 1: knows categories, low F0 attention
# (good categories, but under-weights tone-ish cue)
# ------------------------------------------------------------

priors_L2_know_lowF0 <- define_learner_priors_mand(
  words     = mand_words,
  cues      = cues_mand,
  cue_means = cue_means_mand,  # same category means as native
  cue_sds   = cue_sds_mand
)

attention_L2_know_lowF0 <- c(
  ONSET_FRIC  = 0.45,
  VOWEL_FRONT = 0.10,  # low attention to tone/F0
  CODA_TYPE   = 0.45
)

learner_L2_know_lowF0 <- init_learner_beaker_native(
  priors    = priors_L2_know_lowF0,
  attention = attention_L2_know_lowF0,
  learning_rate = 0,
  beta = 0
)

activ_L2_know_lowF0 <- compute_incremental_activations(
  learner = learner_L2_know_lowF0,
  lex_df  = lex_mand_time,
  alpha   = 0.3
) %>%
  mutate(learner = "L2_knowCats_lowF0")

# ------------------------------------------------------------
# 7E. L2 profile 2: does NOT know categories, high F0 attention
# (tone dimension is treated as noisy / non-lexical)
# ------------------------------------------------------------

# Collapse VOWEL_FRONT means (no lexical contrast in priors)
cue_means_noCats <- cue_means_mand
collapsed_val <- mean(cue_means_mand$VOWEL_FRONT)
cue_means_noCats$VOWEL_FRONT[] <- collapsed_val

priors_L2_noCats_highF0 <- define_learner_priors_mand(
  words     = mand_words,
  cues      = cues_mand,
  cue_means = cue_means_noCats,
  cue_sds   = cue_sds_mand
)

attention_L2_noCats_highF0 <- c(
  ONSET_FRIC  = 0.1,
  VOWEL_FRONT = 0.8,  # strongly attends to F0, but priors say "no contrast"
  CODA_TYPE   = 0.1
)

learner_L2_noCats_highF0 <- init_learner_beaker_native(
  priors    = priors_L2_noCats_highF0,
  attention = attention_L2_noCats_highF0,
  learning_rate = 0,
  beta = 0
)

activ_L2_noCats_highF0 <- compute_incremental_activations(
  learner = learner_L2_noCats_highF0,
  lex_df  = lex_mand_time,
  alpha   = 0.3
) %>%
  mutate(learner = "L2_noCats_highF0")

# ------------------------------------------------------------
# 7F. L2 profile 3: hybrid (partially compressed categories + mid F0)
# ------------------------------------------------------------

cue_means_hybrid <- cue_means_mand

# Compress category means toward the center (less distinct tones)
mid_val <- mean(cue_means_mand$VOWEL_FRONT)
cue_means_hybrid$VOWEL_FRONT <- mid_val + 0.5 * (cue_means_mand$VOWEL_FRONT - mid_val)

priors_L2_hybrid <- define_learner_priors_mand(
  words     = mand_words,
  cues      = cues_mand,
  cue_means = cue_means_hybrid,
  cue_sds   = cue_sds_mand
)

attention_L2_hybrid <- c(
  ONSET_FRIC  = 0.25,
  VOWEL_FRONT = 0.50,  # uses tone, but categories are squished
  CODA_TYPE   = 0.25
)

learner_L2_hybrid <- init_learner_beaker_native(
  priors    = priors_L2_hybrid,
  attention = attention_L2_hybrid,
  learning_rate = 0,
  beta = 0
)

activ_L2_hybrid <- compute_incremental_activations(
  learner = learner_L2_hybrid,
  lex_df  = lex_mand_time,
  alpha   = 0.3
) %>%
  mutate(learner = "L2_hybrid")

# ------------------------------------------------------------
# 7G. L2 profile 4: knows categories, F0 is blurry, high F0 attention
# ------------------------------------------------------------

cue_sds_blurry <- cue_sds_mand
cue_sds_blurry$VOWEL_FRONT[] <- 15  # noisy tone perception

priors_blurryCats_highF0 <- define_learner_priors_mand(
  words     = mand_words,
  cues      = cues_mand,
  cue_means = cue_means_mand,   # correct category means
  cue_sds   = cue_sds_blurry    # but blurred F0 distributions
)

attention_blurryCats_highF0 <- c(
  ONSET_FRIC  = 0.1,
  VOWEL_FRONT = 0.8,   # leans on a noisy F0 channel
  CODA_TYPE   = 0.1
)

learner_L2_blurryCats_highF0 <- init_learner_beaker_native(
  priors    = priors_blurryCats_highF0,
  attention = attention_blurryCats_highF0,
  learning_rate = 0,
  beta = 0
)

activ_L2_blurryCats_highF0 <- compute_incremental_activations(
  learner = learner_L2_blurryCats_highF0,
  lex_df  = lex_mand_time,
  alpha   = 0.3
) %>%
  mutate(learner = "L2_blurryCats_highF0")

# ------------------------------------------------------------
# 7H. Combine & plot
# ------------------------------------------------------------

activ_all <- bind_rows(
  activ_native_mand,
  activ_L2_know_lowF0,
  activ_L2_noCats_highF0,
  activ_L2_hybrid,
  activ_L2_blurryCats_highF0
)

# Order time steps nicely, including T0_BASE
activ_all$time_step <- factor(
  activ_all$time_step,
  levels = c("T0_BASE", "T1_ONSET", "T2_VOWEL", "T3_CODA")
)

activ_summary_all <- activ_all %>%
  group_by(learner, word, time_step, competitor) %>%
  summarize(mean_act = mean(activation), .groups = "drop")

ggplot(
  activ_summary_all,
  aes(x = time_step, y = mean_act, color = competitor, group = competitor)
) +
  geom_line(size = 1.1) +
  geom_point(size = 2.5) +
  theme_minimal(base_size = 14) +
  labs(
    title = "Incremental Competitor Activation: Mandarin native vs L2 profiles",
    x = "Time Step",
    y = "Activation"
  ) +
  facet_grid(learner ~ word)
